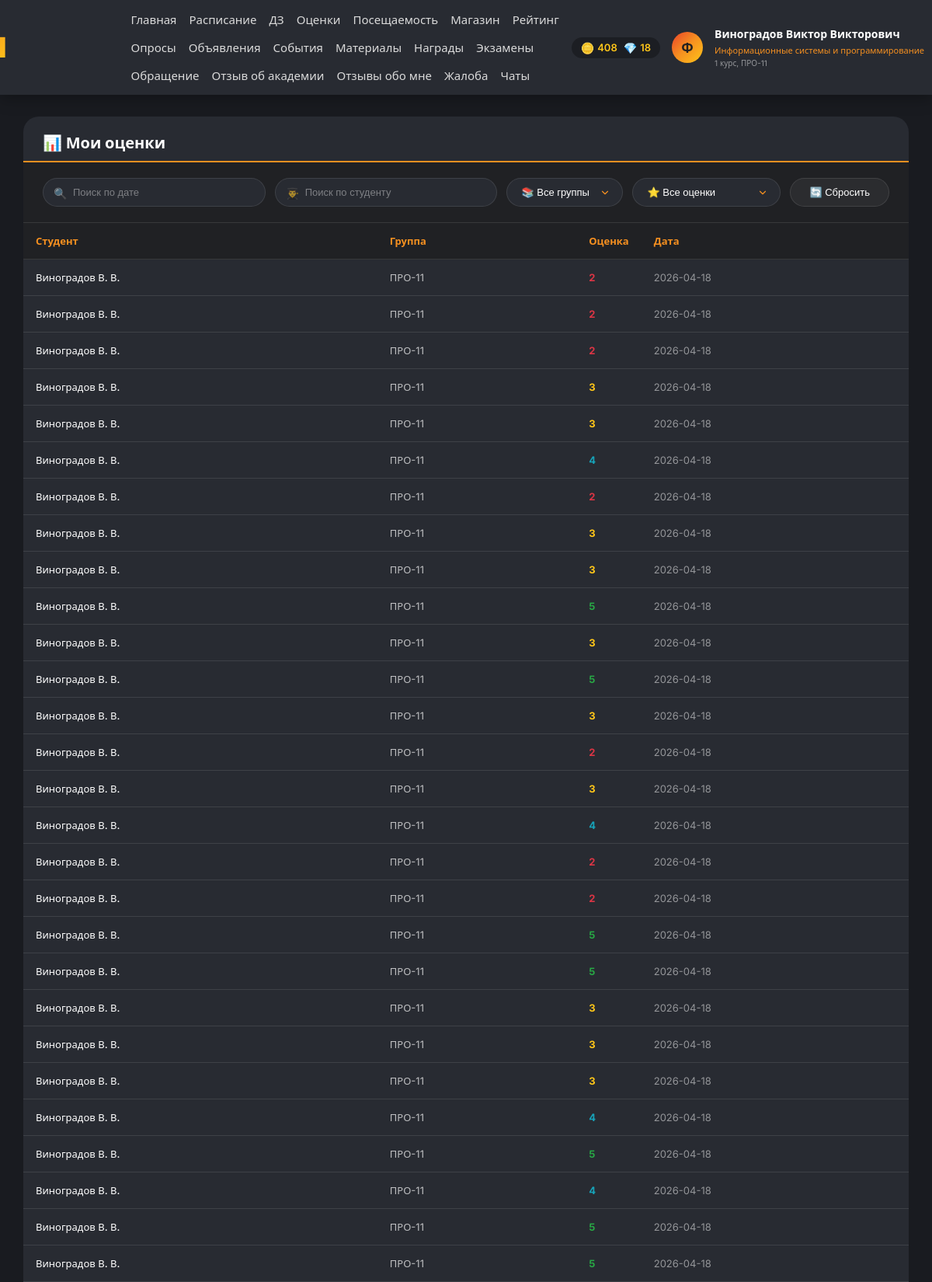
The app's page /estimations/ (signed in, upper part) with its own data.
### app/models.py (models this page shows, shortened)
class Autoriz(models.Model):
    user = models.CharField(unique=True, max_length=30, blank=False, null=True, error_messages={'max_length': 'Длина имени не может содержать более 30 символов', 'blank': 'Напишите имя.', 'null': 'Напишите имя.'}, verbose_name='Имя аккаунта')
    password = models.CharField(max_length=120, blank=False, null=False, error_messages={'max_length': 'Длина пароля не может содержать более 40 символов', 'blank': 'Напишите пароль.', 'null': 'Напишите пароль.'}, verbose_name='Пароль от аккаунта')
    email = models.EmailField(unique=True, max_length=100, blank=False, null=False, error_messages={'max_length': 'Длина почты не может содержать более 100 символов', 'blank': 'Напишите почту.', 'null': 'Напишите почту.'}, verbose_name='Почта от аккаунта')
    birth_date = models.DateField(null=True, blank=True, verbose_name='Дата рождения')
    gender = models.CharField(max_length=1, choices=[('M', 'Мужской'), ('F', 'Женский')], blank=True, verbose_name='Пол')
    phone = models.CharField(max_length=20, blank=True, verbose_name='Номер телефона')
    hide_phone = models.BooleanField(default=False, verbose_name='Скрыть номер телефона')
    class Meta:
        db_table = 'List_of_users'
        verbose_name = 'Пользователь'
        verbose_name_plural = 'Пользователи'
    def get_full_name(self):
        try:
            student = Student.objects.get(autoriz=self)
            return f"{student.surname} {student.name} {student.patronymic}".strip()
        except Student.DoesNotExist:
            try:
                professor = Professor.objects.get(autoriz=self)
                return f"{professor.surname} {professor.name} {professor.patronymic}".strip()
            except Professor.DoesNotExist:
                try:
                    staff = AcademicStaff.objects.get(autoriz=self)
                    return f"{staff.surname} {staff.name} {staff.patronymic}".strip()
                except AcademicStaff.DoesNotExist:
                    return self.user

class Student(models.Model):
    name = models.CharField(max_length=30, blank=False, null=False, verbose_name='Имя студента')
    surname = models.CharField(max_length=30, blank=False, null=False, verbose_name='Фамилия студента')
    patronymic = models.CharField(max_length=40, blank=False, null=False, verbose_name='Отчество студента')
    autoriz = models.ForeignKey(Autoriz, on_delete=models.CASCADE, verbose_name='Пользователь')
    group = models.ForeignKey(Group, on_delete=models.CASCADE, null=True, blank=True, verbose_name='Группа')
    class Meta:
        db_table = 'List_of_students'
        verbose_name = 'Студент'
        verbose_name_plural = 'Студенты'
    def __str__(self):
        return f"{self.surname} {self.name[0]}. {self.patronymic[0]}."

class Direction(models.Model):
    name = models.CharField(max_length=100, verbose_name='Название направления')
    code = models.CharField(max_length=20, unique=True, verbose_name='Код направления')
    class Meta:
        db_table = 'List_of_directions'
        verbose_name = 'Направление'
        verbose_name_plural = 'Направления'

class Group(models.Model):
    name = models.CharField(max_length=20, verbose_name='Название группы')
    course = models.ForeignKey(Course, on_delete=models.CASCADE, verbose_name='Курс')
    direction = models.ForeignKey(Direction, on_delete=models.CASCADE, verbose_name='Направление')
    academic_year = models.CharField(max_length=9, verbose_name='Учебный год')
    class Meta:
        db_table = 'List_of_groups'
        verbose_name = 'Группа'
        verbose_name_plural = 'Группы'
        unique_together = ['course', 'direction', 'name']

class Estimation(models.Model):
    five = 'five'
    four = 'four'
    three = 'three'
    two = 'two'
    one = 'one'
    CHOICE_OF_ESTIMATION = [
        (five, 5),
        (four, 4),
        (three, 3),
        (two, 2),
        (one, 1)
    ]
    student = models.ForeignKey(Student, on_delete=models.CASCADE, verbose_name='ФИО студента')
    subject = models.ForeignKey(Subjects, on_delete=models.CASCADE, null=True, blank=True, verbose_name='Предмет')
    type_estimation = models.IntegerField(choices=CHOICE_OF_ESTIMATION, blank=False, null=False, verbose_name='Оценка студенту')
    date = models.DateField(auto_now_add=True, verbose_name='Дата получения оценки')

### app/views.py (the view)
# urls.py: path('estimations/', views.estimation_view, name='estimation_view'),
def estimation_view(request):
    if 'user_id' not in request.session:
        return redirect('autoriz_view')
    context = get_user_context(request)
    user = context.get('user')
    try:
        professor = Professor.objects.get(autoriz=user)
        context['estimations'] = Estimation.objects.filter(subject=professor.leads_the_subject).order_by('-date')
        context['subjects'] = Subjects.objects.filter(id=professor.leads_the_subject.id)
        context['user_role'] = 'professor'
        context['professor_subject'] = professor.leads_the_subject.name_subject
        context['groups'] = Group.objects.all()
        return render(request, 'estimation.html', context)
    except Professor.DoesNotExist:
        try:
            student = Student.objects.get(autoriz=user)
            context['estimations'] = Estimation.objects.filter(student=student).order_by('-date')
            context['subjects'] = Subjects.objects.all()
            context['user_role'] = 'student'
            return render(request, 'estimation.html', context)
        except Student.DoesNotExist:
            return redirect('main_view')

### templates/estimation.html (shortened to what this page needs)
{% extends 'base.html' %}
{% load static %}
{% block extra_css %}
<link rel="stylesheet" href="{% static 'css/estimation.css' %}">
{% endblock %}
{% block content %}
<div class="estimation-container">
    <div class="table-card">
        <h2 class="card-title">{% if user_role == 'student' %}📊 Мои оценки{% else %}📊 Оценки моих студентов - {{ professor_subject }}{% endif %}</h2>
        <div class="filter-bar">
            <div class="search-wrapper">
                <span class="search-icon">🔍</span>
                <input type="text" id="dateSearch" class="search-input" placeholder="Поиск по дате">
            </div>
            <div class="search-wrapper">
                <span class="search-icon">👨‍🎓</span>
                <input type="text" id="studentSearch" class="search-input" placeholder="Поиск по студенту">
            </div>
            <select id="groupFilter" class="filter-select">
                <option value="all">📚 Все группы</option>
            </select>
            <select id="gradeFilter" class="filter-select">
                <option value="all">⭐ Все оценки</option>
            </select>
            <button id="resetFilters" class="reset-btn">🔄 Сбросить</button>
        </div>
        <div class="table-wrapper">
            <table class="estimation-table" id="estimationTable">
                <thead>
                    <tr>
                        <th>Студент</th>
                        <th>Группа</th>
                        <th>Оценка</th>
                        <th>Дата</th>
                    </tr>
                </thead>
                <tbody id="tableBody">
                    {% for est in estimations %}
                    <tr data-date="{{ est.date|date:'Y-m-d' }}" data-grade="{{ est.type_estimation }}" data-student="{{ est.student.surname }} {{ est.student.name }} {{ est.student.patronymic }}" data-group="{{ est.student.group.id }}">
                        <td class="student-cell">{{ est.student }}</td>
                        <td class="group-cell">{{ est.student.group.name }}</td>
                        <td class="grade-cell grade-{{ est.type_estimation }}">{{ est.type_estimation }}</td>
                        <td class="date-cell">{{ est.date|date:"Y-m-d" }}</td>
                    </tr>
                    {% empty %}
                    <tr class="empty-row">
                        <td colspan="4">Нет оценок</td>
                    </tr>
                    {% endfor %}
                </tbody>
            </table>
        </div>
    </div>
</div>
{% endblock %}

### templates/base.html (shortened to what this page needs)
{% load static %}
<!DOCTYPE html>
<html lang="ru">
<head>
    <link rel="stylesheet" href="https://cdnjs.cloudflare.com/ajax/libs/font-awesome/6.4.0/css/all.min.css">
    <link rel="stylesheet" href="{% static 'css/main.css' %}">
    {% block extra_css %}{% endblock %}
</head>
<body>
    <header class="header">
        <div class="header-content">
            <div class="logo">Journal</div>
            <nav class="nav-menu">
                <a href="{% url 'main_view' %}">Главная</a>
                {% if user_role == 'student' %}
                    <a href="{% url 'schedule_view' %}">Расписание</a>
                    <a href="{% url 'homework_list_view' %}">ДЗ</a>
                    <a href="{% url 'estimation_view' %}">Оценки</a>
                    <a href="{% url 'attendance_list_view' %}">Посещаемость</a>
                    <a href="{% url 'shop_view' %}">Магазин</a>
                    <a href="{% url 'leaderboard_view' %}">Рейтинг</a>
                    <a href="{% url 'polls_view' %}">Опросы</a>
                    <a href="{% url 'announcements_view' %}">Объявления</a>
                    <a href="{% url 'events_view' %}">События</a>
                    <a href="{% url 'educational_materials_view' %}">Материалы</a>
                    <a href="{% url 'user_reward_list_view' %}">Награды</a>
                    <a href="{% url 'exam_list_view' %}">Экзамены</a>
                    <a href="{% url 'appeal_view' %}">Обращение</a>
                    <a href="{% url 'review_view' %}">Отзыв об академии</a>
                    <a href="{% url 'student_reviews_view' %}">Отзывы обо мне</a>
                    <a href="{% url 'complaint_view' %}">Жалоба</a>
                    <a href="{% url 'chat_list_view' %}">Чаты</a>
                {% endif %}
            </nav>
            <div class="user-info">
                {% if user_role == 'student' %}
                <div class="user-currencies">
                    <div class="currency-item">
                        <span class="currency-icon">🪙</span>
                        <span class="currency-value">{{ topcoins|default:"0" }}</span>
                    </div>
                    <div class="currency-item">
                        <span class="currency-icon">💎</span>
                        <span class="currency-value">{{ topgems|default:"0" }}</span>
                    </div>
                </div>
                {% endif %}
                {% if user_avatar %}
                    <img src="{{ user_avatar }}" alt="avatar" class="user-avatar">
                {% else %}
                    <div class="user-avatar-placeholder">Ф</div>
                {% endif %}
                <div class="user-details">
                    <span class="user-name">{{ user.get_full_name|default:user.user }}</span>
                    {% if user_role == 'student' and student_info %}
                        <div class="user-meta-group">
                            <span class="user-meta-direction">{{ student_info.direction }}</span>
                            <span class="user-meta-course">{{ student_info.course }} курс, {{ student_info.group }}</span>
                        </div>
                    {% elif user_role == 'professor' and professor_info %}
                        <span class="user-meta">{{ professor_info.subject }}</span>
                    {% elif user_role == 'academic_staff' and staff_info %}
                        <span class="user-meta">{{ staff_info.position }}</span>
                    {% endif %}
                </div>
            </div>
        </div>
    </header>
    <div class="container">
        {% block content %}{% endblock %}
    </div>
</body>
</html>

### static/css/main.css (style rules this page uses)
* { margin: 0; padding: 0; box-sizing: border-box; }
body { font-family: 'Inter', 'Muller', 'Segoe UI', sans-serif; background: #191B20; color: #FFFFFF; }
.header { background: #282B32; box-shadow: 0 4px 20px rgba(0,0,0,0.3); position: fixed; top: 0; left: 0; right: 0; z-index: 1000; }
.header-content { max-width: 1400px; margin: 0 auto; display: flex; justify-content: space-between; align-items: center; padding: 15px 30px; }
.logo { font-size: 36px; font-weight: 900; background: linear-gradient(135deg, #EA422A 0%, #F69020 48.58%, #FFC619 101.38%); -webkit-background-clip: text; -webkit-text-fill-color: transparent; background-clip: text; position: relative; left: -160px; }
.nav-menu { display: flex; gap: 16px; justify-content: start; flex-wrap: wrap; }
.nav-menu a { text-decoration: none; color: #dadada; font-size: 15px; font-weight: 500; transition: color 0.3s; }
.user-info { display: flex; align-items: center; gap: 15px; margin-right: -240px; }
.user-avatar-placeholder { width: 40px; height: 40px; border-radius: 50%; background: linear-gradient(135deg, #EA422A 0%, #F69020 48.58%, #FFC619 101.38%); display: flex; align-items: center; justify-content: center; font-size: 18px; font-weight: 700; color: #252121; }
.user-details { display: flex; flex-direction: column; align-items: flex-start; gap: 4px; }
.user-name { font-size: 14px; font-weight: 600; color: #FFFFFF; white-space: nowrap; }
.user-meta-group { display: flex; flex-direction: column; gap: 2px; }
.user-meta-direction { font-size: 11px; color: #F69020; white-space: nowrap; font-weight: 500; }
.user-meta-course { font-size: 10px; color: rgba(255,255,255,0.5); white-space: nowrap; }
.container { max-width: 1400px; margin: 150px auto 30px; padding: 0 30px; }
.card-title { font-size: 20px; font-weight: 700; margin-bottom: 15px; padding-bottom: 10px; border-bottom: 2px solid #F69020; color: #FFFFFF; }
.table-wrapper { overflow-x: auto; }
table { width: 100%; border-collapse: collapse; }
th, td { padding: 15px; text-align: left; border-bottom: 1px solid rgba(255,255,255,0.1); }
th { background: #202124; font-weight: 700; color: #F69020; }
.user-currencies { display: flex; align-items: center; gap: 8px; background: rgba(0,0,0,0.3); padding: 5px 12px; border-radius: 40px; }
.currency-item { display: flex; align-items: center; gap: 4px; }
.currency-icon { font-size: 14px; }
.currency-value { font-size: 13px; font-weight: 600; color: #FFC619; }

### records on screen
Autoriz: get_full_name "Виноградов Виктор Викторович"
Direction: direction "Информационные системы и программирование"
Group: group "ПРО-11"
Estimation: student "Виноградов В. В.", student.group.name "ПРО-11", type_estimation "2", date "2026-04-18"
Estimation: student "Виноградов В. В.", student.group.name "ПРО-11", type_estimation "2", date "2026-04-18"
Estimation: student "Виноградов В. В.", student.group.name "ПРО-11", type_estimation "2", date "2026-04-18"
Estimation: student "Виноградов В. В.", student.group.name "ПРО-11", type_estimation "3", date "2026-04-18"
Estimation: student "Виноградов В. В.", student.group.name "ПРО-11", type_estimation "3", date "2026-04-18"
Estimation: student "Виноградов В. В.", student.group.name "ПРО-11", type_estimation "4", date "2026-04-18"
Estimation: student "Виноградов В. В.", student.group.name "ПРО-11", type_estimation "2", date "2026-04-18"
Estimation: student "Виноградов В. В.", student.group.name "ПРО-11", type_estimation "3", date "2026-04-18"
Estimation: student "Виноградов В. В.", student.group.name "ПРО-11", type_estimation "3", date "2026-04-18"
Estimation: student "Виноградов В. В.", student.group.name "ПРО-11", type_estimation "5", date "2026-04-18"
Estimation: student "Виноградов В. В.", student.group.name "ПРО-11", type_estimation "3", date "2026-04-18"
Estimation: student "Виноградов В. В.", student.group.name "ПРО-11", type_estimation "5", date "2026-04-18"
Estimation: student "Виноградов В. В.", student.group.name "ПРО-11", type_estimation "3", date "2026-04-18"
Estimation: student "Виноградов В. В.", student.group.name "ПРО-11", type_estimation "2", date "2026-04-18"
Estimation: student "Виноградов В. В.", student.group.name "ПРО-11", type_estimation "3", date "2026-04-18"
Estimation: student "Виноградов В. В.", student.group.name "ПРО-11", type_estimation "4", date "2026-04-18"
Estimation: student "Виноградов В. В.", student.group.name "ПРО-11", type_estimation "2", date "2026-04-18"
Estimation: student "Виноградов В. В.", student.group.name "ПРО-11", type_estimation "2", date "2026-04-18"
Estimation: student "Виноградов В. В.", student.group.name "ПРО-11", type_estimation "5", date "2026-04-18"
Estimation: student "Виноградов В. В.", student.group.name "ПРО-11", type_estimation "5", date "2026-04-18"
Estimation: student "Виноградов В. В.", student.group.name "ПРО-11", type_estimation "3", date "2026-04-18"
Estimation: student "Виноградов В. В.", student.group.name "ПРО-11", type_estimation "3", date "2026-04-18"
Estimation: student "Виноградов В. В.", student.group.name "ПРО-11", type_estimation "3", date "2026-04-18"
Estimation: student "Виноградов В. В.", student.group.name "ПРО-11", type_estimation "4", date "2026-04-18"
Estimation: student "Виноградов В. В.", student.group.name "ПРО-11", type_estimation "5", date "2026-04-18"
Estimation: student "Виноградов В. В.", student.group.name "ПРО-11", type_estimation "4", date "2026-04-18"
Estimation: student "Виноградов В. В.", student.group.name "ПРО-11", type_estimation "5", date "2026-04-18"
Estimation: student "Виноградов В. В.", student.group.name "ПРО-11", type_estimation "5", date "2026-04-18"

### other values on screen
{{ topcoins|default:"0" }} "408"
{{ topgems|default:"0" }} "18"
{{ student_info.course }} "1"
